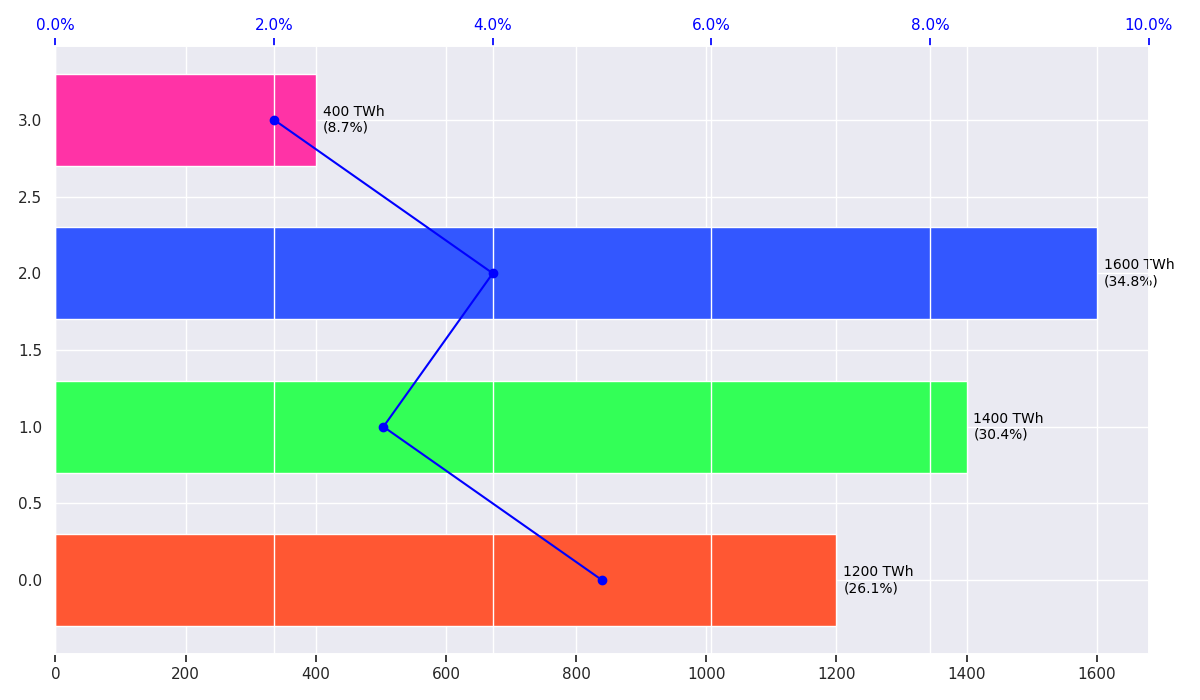

Reproduce this figure in Python.
import matplotlib.pyplot as plt
import numpy as np

energy_production = np.array([1200, 1400, 1600, 400])  # in TWh
growth_rates = np.array([0.05, 0.03, 0.04, 0.02])  # hypothetical growth rates
new_base_colors = ['#FF5733', '#33FF57', '#3357FF', '#FF33A6']

positions = np.arange(len(energy_production))
fig, ax1 = plt.subplots(figsize=(12, 7))

for idx, new_base_color in enumerate(new_base_colors):
    ax1.barh(positions[idx], energy_production[idx], color=new_base_color, height=0.6)

total_production = np.sum(energy_production)
for idx, bar in enumerate(ax1.patches):
    width = bar.get_width()
    percentage = (width / total_production) * 100
    ax1.annotate(f'{width} TWh\n({percentage:.1f}%)',
                 xy=(width, bar.get_y() + bar.get_height() / 2),
                 xytext=(5, 0),
                 textcoords="offset points",
                 ha='left', va='center',
                 fontsize=10, color='black')

ax2 = ax1.twiny()
ax2.plot(growth_rates * 100, positions, color='blue', linestyle='-', marker='o')
ax2.set_xlim(0, 10)
ax2.xaxis.set_major_formatter(lambda x, _: f'{x:.1f}%')
ax2.tick_params(axis='x', colors='blue')

plt.tight_layout()
plt.show()
